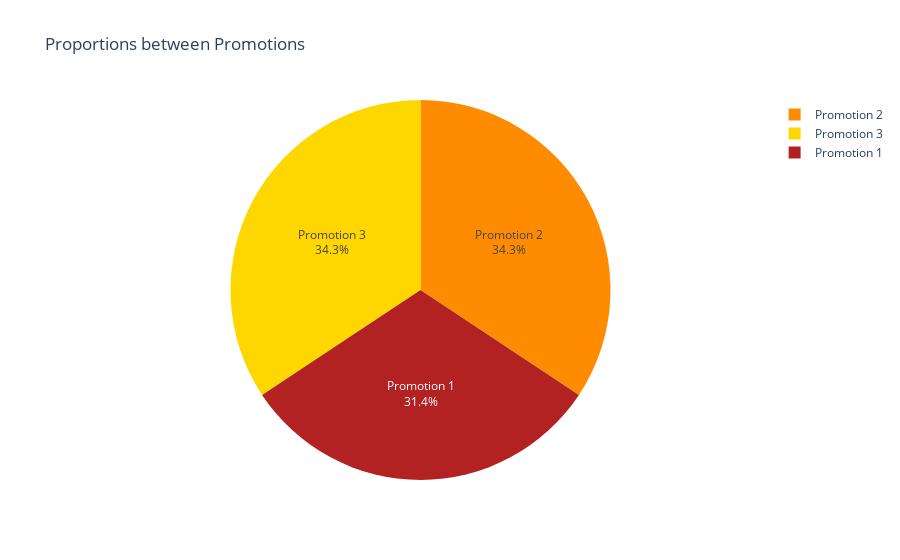

The notebook cell saved with this chart:
### Code cell
labels = [f"Promotion {i}" for i in counts.index]

fig = go.Figure(
    go.Pie(
        labels=labels,
        values=counts,
        marker=dict(colors=trio_palette),
        textinfo="label+percent",
    )
)
fig.update_layout(title="Proportions between Promotions")
fig.show()

### Figure 1 — Plotly figure (JSON) as saved in the notebook; plotly's stock layout.template omitted (floating-point values rounded to 4 significant figures)
{"data": [{"labels": ["Promotion 1", "Promotion 2", "Promotion 3"], "marker": {"colors": ["firebrick", "darkorange", "gold"]}, "textinfo": "label+percent", "type": "pie", "values": [172, 188, 188]}], "layout": {"title": {"text": "Proportions between Promotions"}}}
